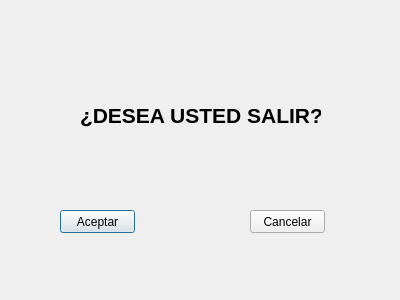
<?xml version="1.0" encoding="UTF-8"?>
<ui version="4.0">
 <class>dlgSalir</class>
 <widget class="QDialog" name="dlgSalir">
  <property name="geometry">
   <rect>
    <x>0</x>
    <y>0</y>
    <width>400</width>
    <height>300</height>
   </rect>
  </property>
  <property name="windowTitle">
   <string>Dialog</string>
  </property>
  <widget class="QLabel" name="lblSalir">
   <property name="geometry">
    <rect>
     <x>80</x>
     <y>90</y>
     <width>241</width>
     <height>51</height>
    </rect>
   </property>
   <property name="font">
    <font>
     <pointsize>16</pointsize>
     <weight>75</weight>
     <bold>true</bold>
    </font>
   </property>
   <property name="text">
    <string>¿DESEA USTED SALIR?</string>
   </property>
  </widget>
  <widget class="QPushButton" name="btnSalirAceptar">
   <property name="geometry">
    <rect>
     <x>60</x>
     <y>210</y>
     <width>75</width>
     <height>23</height>
    </rect>
   </property>
   <property name="text">
    <string>Aceptar</string>
   </property>
  </widget>
  <widget class="QPushButton" name="btnSalirCancelar">
   <property name="geometry">
    <rect>
     <x>250</x>
     <y>210</y>
     <width>75</width>
     <height>23</height>
    </rect>
   </property>
   <property name="text">
    <string>Cancelar</string>
   </property>
  </widget>
 </widget>
 <resources/>
 <connections/>
</ui>
